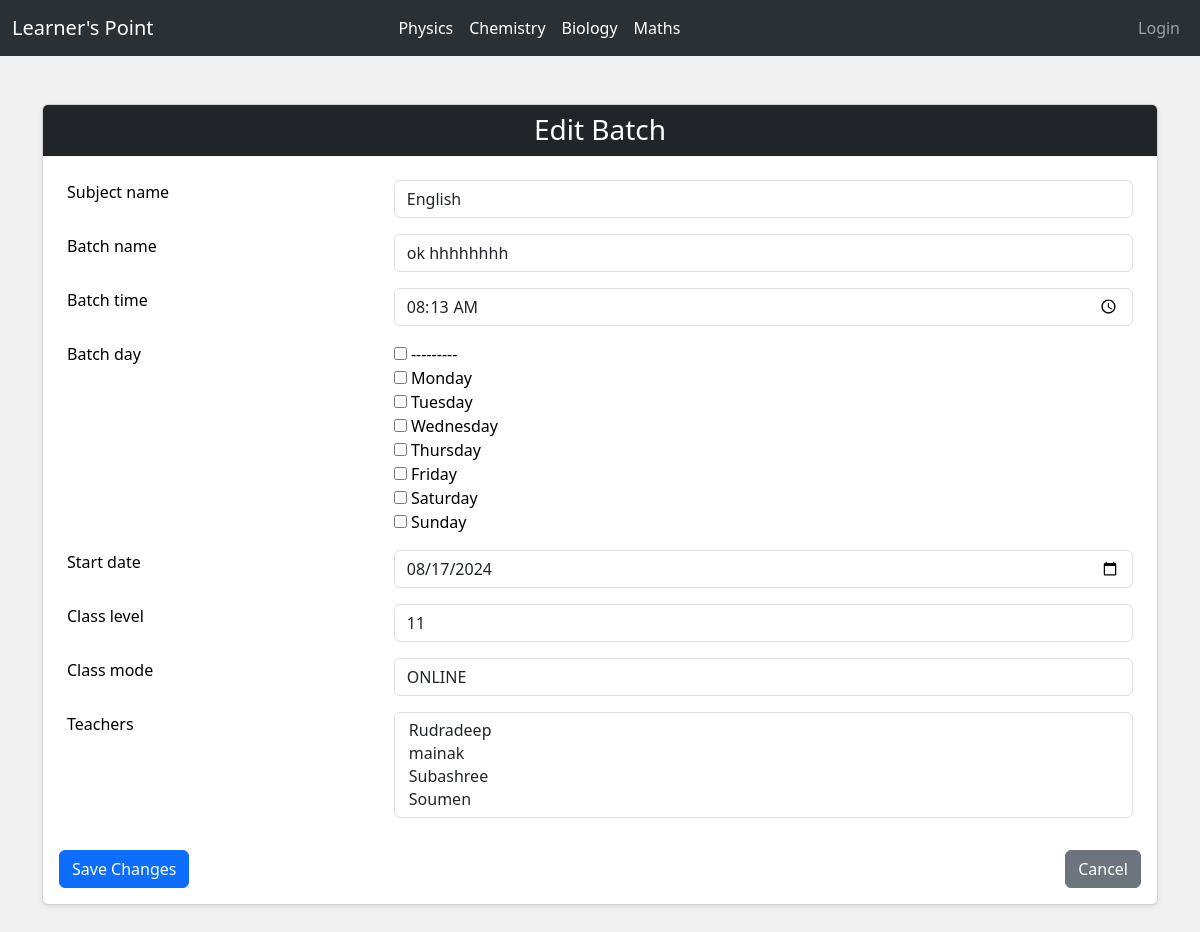
Before: /edit-batch/3/ with the older database file.
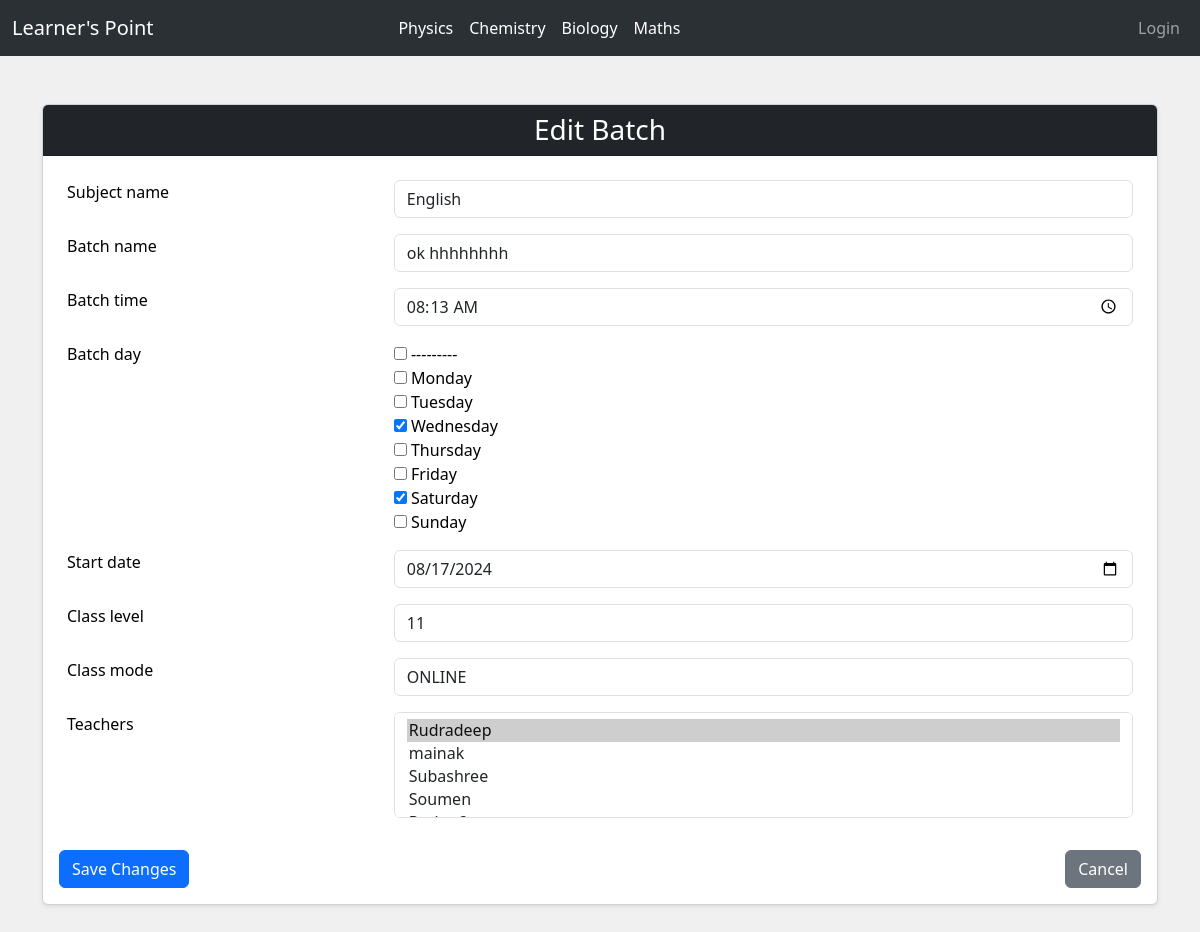
After: the same page with the newer database file.
### myapp/models.py (models this page shows, shortened)
class Batch(models.Model):
    DAYS = [
        ('MON', 'Monday'),
        ('TUE', 'Tuesday'),
        ('WED', 'Wednesday'),
        ('THU', 'Thursday'),
        ('FRI', 'Friday'),
        ('SAT', 'Saturday'),
        ('SUN', 'Sunday'),
    ]
    subject_name = models.CharField(max_length=100)
    batch_name = models.CharField(max_length=100,default="")
    batch_time = models.TimeField()
    batch_day = MultiSelectField(choices=DAYS)
    class_level = models.IntegerField(choices=[(1,1),(2,2),(3,3),(4,4),(5, 5), (6, 6), (7, 7), (8, 8), (9, 9), (10, 10), (11, 11), (12, 12)])
    class_mode = models.CharField(max_length=100, choices=[('ONLINE', 'ONLINE'), ('OFFLINE', 'OFFLINE')], default='ONLINE')
    start_date = models.DateField(default=timezone.now)
    teachers = models.ManyToManyField(Teacher, related_name='teachers')
    students = models.ManyToManyField(Student, related_name='students', blank=True)

### myapp/views.py (the view)
# urls.py: path('edit-batch/<int:id>/', views.edit_batch, name='edit_batch'),
def edit_batch(request, id):
    batch = get_object_or_404(Batch, id=id)
    if request.method == "POST":
        form = BatchForm(request.POST, instance=batch)
        if form.is_valid():
            form.save()
            messages.success(request, 'Batch updated successfully!')
            return redirect('view_batches')
    else:
        form = BatchForm(instance=batch)
    return render(request, 'edit_batch.html', {'form': form})

### myapp/forms.py
class BatchForm(forms.ModelForm):
    class Meta:
        model = Batch
        fields = ['subject_name', 'batch_name', 'batch_time', 'batch_day', 'start_date', 'class_level', 'class_mode', 'teachers']
        widgets = {
            'subject_name': forms.TextInput(attrs={'class': 'form-control', 'placeholder': 'Enter subject name'}),
            'batch_name': forms.TextInput(attrs={'class': 'form-control', 'placeholder': 'Enter batch name'}),
            'batch_time': forms.TimeInput(attrs={'type': 'time', 'class': 'form-control'}),
            'batch_day': forms.CheckboxSelectMultiple(),
            'start_date': forms.DateInput(attrs={'type': 'date', 'class': 'form-control'}),
            'class_level': forms.Select(attrs={'class': 'form-control', 'placeholder': 'Enter class level'}),
            'class_mode': forms.Select(attrs={'class': 'form-control'}),
            'teachers': forms.SelectMultiple(attrs={'class': 'form-control'}),
        }

### myapp/models.py (called while the page is built)
    def __str__(self):
        return self.name

### templates/edit_batch.html (shortened to what this page needs)
{% extends "base.html" %}
{% block body %}
<div class="container py-5">
    <div class="card shadow-sm">
        <div class="card-header bg-dark text-white">
            <h3 class="mb-0 text-center">Edit Batch</h3>
        </div>
        <div class="card-body">
            <form method="POST">
                <table class="table table-borderless">
                    <tbody>
                        {% for field in form %}
                        <tr>
                            <td><label for="{{ field.id_for_label }}" class="form-label">{{ field.label }}</label></td>
                            <td>{{ field }}</td>
                        </tr>
                        {% endfor %}
                    </tbody>
                </table>
                <div class="d-flex justify-content-between mt-4">
                    <button type="submit" class="btn btn-primary">Save Changes</button>
                    <a href="{% url 'view_batches' %}" class="btn btn-secondary">Cancel</a>
                </div>
            </form>
        </div>
    </div>
</div>
{% endblock %}

Changed rows visible on the page:
changed Batch "English": batch_day "☐ ☐ ☐ ☐ ☐ ☐ ☐ ☐" → "☐ ☐ ☐ ☑ ☐ ☐ ☑ ☐"
Other visible differences:
form field teachers: "Rudradeep / mainak / Subashree / Soumen" → "Rudradeep ☑ / mainak / Subashree / Soumen"
